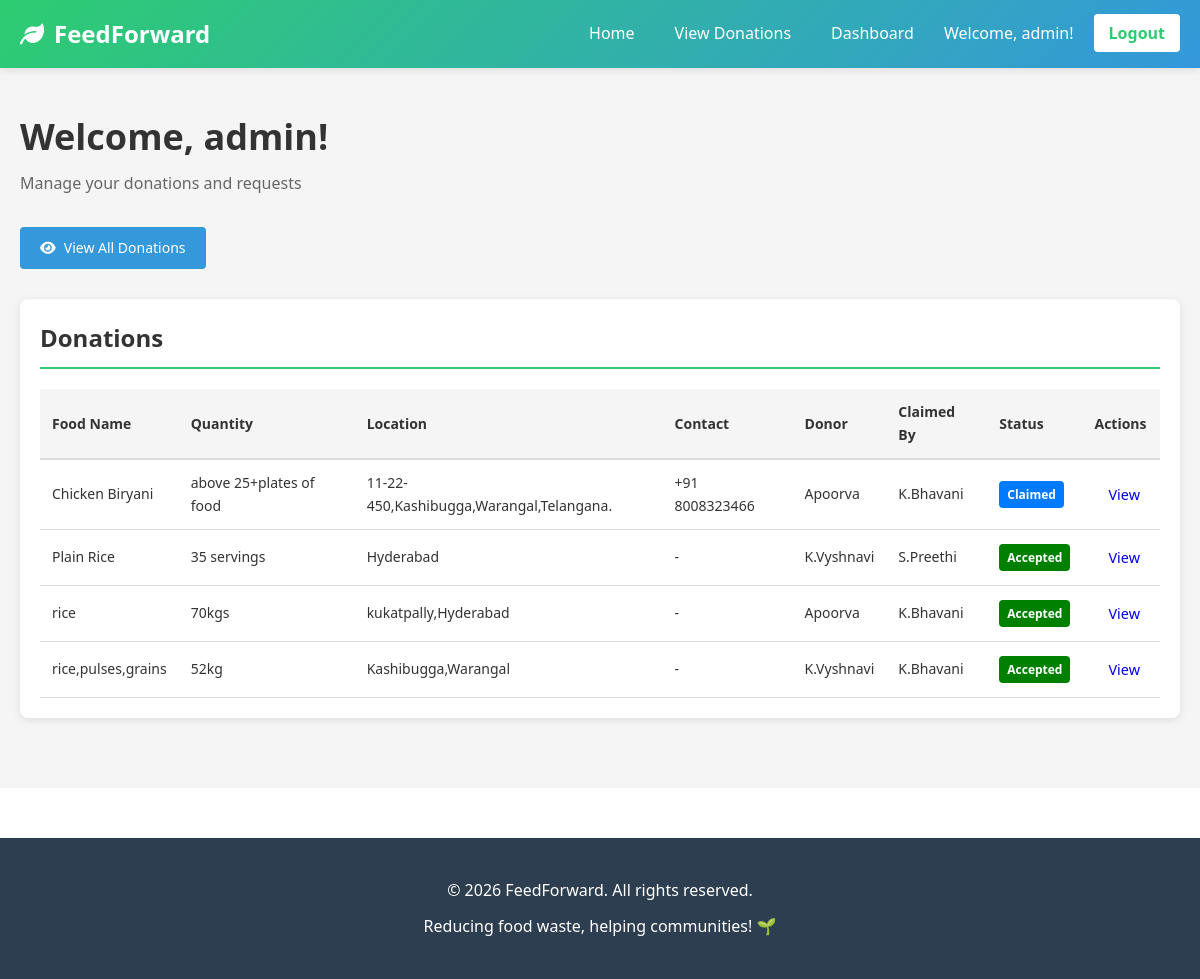
The page /dashboard/ (signed in) on the database its author committed.
### foodapp/models.py (models this page shows, shortened)
class Donation(models.Model):
    STATUS_CHOICES = [
        ('Pending', 'Pending'),
        ('Claimed', 'Claimed'),
        ('Accepted', 'Accepted'),
        ('Completed', 'Completed'),
    ]
    donor = models.ForeignKey(User, on_delete=models.CASCADE, related_name='donations')
    food_name = models.CharField(max_length=200)
    quantity = models.CharField(max_length=100)
    location = models.CharField(max_length=300)
    contact_number = models.CharField(max_length=15, blank=True, null=True)
    description = models.TextField(blank=True)
    status = models.CharField(max_length=20, choices=STATUS_CHOICES, default='Pending')
    claimed_by = models.ForeignKey(User, on_delete=models.SET_NULL, null=True, blank=True, related_name='claimed_donations')
    created_at = models.DateTimeField(auto_now_add=True)
    class Meta:
        ordering = ['-created_at']

### foodapp/views.py (the view)
# urls.py: path('dashboard/', views.dashboard, name='dashboard'),
@login_required(login_url='login')
def dashboard(request):
    user = request.user
    is_donor = DonorProfile.objects.filter(user=user).exists()
    is_ngo = NGOProfile.objects.filter(user=user).exists()
    context = {
        'is_donor': is_donor,
        'is_ngo': is_ngo,
    }
    donations = Donation.objects.all().order_by('-created_at')
    context['donations'] = donations
    if is_donor:
        my_donations = donations.filter(donor=user)
        context['my_donations'] = my_donations
        context['total_donations'] = my_donations.count()
    if is_ngo:
        food_requests = FoodRequest.objects.filter(ngo=user)
        context['food_requests'] = food_requests
        context['total_requests'] = food_requests.count()
    return render(request, 'dashboard.html', context)

### templates/dashboard.html (shortened to what this page needs)
{% extends 'base.html' %}
{% block content %}
<div class="dashboard-container">
    <div class="dashboard-header">
        <h1>Welcome, {{ user.first_name|default:user.username }}!</h1>
        <p>Manage your donations and requests</p>
    </div>
    <div class="action-buttons">
        <a href="{% url 'view_donations' %}" class="btn btn-secondary">
            <i class="fas fa-eye"></i> View All Donations
        </a>
    </div>
    <div class="dashboard-content">
        <section class="dashboard-section">
            <h2>Donations</h2>
            {% if donations %}
                <div class="table-responsive">
                    <table class="data-table">
                        <thead>
                            <tr>
                                <th>Food Name</th>
                                <th>Quantity</th>
                                <th>Location</th>
                                <th>Contact</th>
                                <th>Donor</th>
                                <th>Claimed By</th>
                                <th>Status</th>
                                <th>Actions</th>
                            </tr>
                        </thead>
                        <tbody>
                            {% for donation in donations %}
                                <tr>
                                    <td>{{ donation.food_name }}</td>
                                    <td>{{ donation.quantity }}</td>
                                    <td>{{ donation.location }}</td>
                                    <td>{{ donation.contact_number|default:"-" }}</td>
                                    <td>{{ donation.donor.username }}</td>
                                    <td>{% if donation.claimed_by %}{{ donation.claimed_by.username }}{% else %}-{% endif %}</td>
                                    <td>
                                        <span class="status-badge status-{{ donation.status }}">{{ donation.status }}</span>
                                    </td>
                                    <td>
                                        <a href="{% url 'donation_detail' donation.id %}" class="btn btn-small">View</a>
                                    </td>
                                </tr>
                            {% endfor %}
                        </tbody>
                    </table>
                </div>
            {% else %}
                <p>No donations available.</p>
            {% endif %}
        </section>
    </div>
</div>
{% endblock %}

### templates/base.html (shortened to what this page needs)
<!DOCTYPE html>
<html lang="en">
<head>
    {% load static %}
    <link rel="stylesheet" href="{% static 'css/style.css' %}">
    <link rel="stylesheet" href="https://cdnjs.cloudflare.com/ajax/libs/font-awesome/6.0.0/css/all.min.css">
</head>
<body>
    <nav class="navbar">
        <div class="nav-container">
            <div class="nav-logo">
                <i class="fas fa-leaf"></i> FeedForward
            </div>
            <ul class="nav-menu">
                <li><a href="{% url 'home' %}">Home</a></li>
                <li><a href="{% url 'view_donations' %}">View Donations</a></li>
                {% if user.is_authenticated %}
                    <li><a href="{% url 'dashboard' %}">Dashboard</a></li>
                    <li><span>Welcome, {{ user.username }}!</span></li>
                    <li><a href="{% url 'logout' %}" class="logout-btn">Logout</a></li>
                {% else %}
                    <li><a href="{% url 'login' %}">Login</a></li>
                    <li><a href="{% url 'register' %}" class="register-btn">Register</a></li>
                {% endif %}
            </ul>
        </div>
    </nav>
    <main class="main-content">
        {% block content %}{% endblock %}
    </main>
    <footer class="footer">
        <div class="footer-content">
            <p>&copy; 2026 FeedForward. All rights reserved.</p>
            <p>Reducing food waste, helping communities! 🌱</p>
        </div>
    </footer>
    {% load static %}
</body>
</html>

### static/css/style.css (style rules this page uses)
* { margin: 0; padding: 0; box-sizing: border-box; }
:root { --primary-color: #2ecc71; --secondary-color: #3498db; --danger-color: #e74c3c; --warning-color: #f39c12; --success-color: #27ae60; --text-color: #333; --light-gray: #f5f5f5; --border-color: #ddd; --shadow: 0 2px 8px rgba(0, 0, 0, 0.1); }
body { font-family: 'Segoe UI', Tahoma, Geneva, Verdana, sans-serif; color: var(--text-color); line-height: 1.6; background-color: #fff; }
.navbar { background: linear-gradient(135deg, var(--primary-color), var(--secondary-color)); color: white; padding: 0; box-shadow: var(--shadow); position: sticky; top: 0; z-index: 100; }
.nav-container { max-width: 1200px; margin: 0 auto; display: flex; justify-content: space-between; align-items: center; padding: 15px 20px; }
.nav-logo { font-size: 24px; font-weight: bold; display: flex; align-items: center; gap: 10px; }
.nav-menu { display: flex; list-style: none; gap: 20px; align-items: center; }
.nav-menu a { color: white; text-decoration: none; transition: opacity 0.3s; padding: 5px 10px; }
.register-btn, .logout-btn { background: white; color: var(--primary-color) !important; padding: 8px 15px !important; border-radius: 4px; font-weight: bold; }
.main-content { min-height: calc(100vh - 120px); background: var(--light-gray); padding: 20px 0; }
.btn { display: inline-block; padding: 10px 20px; border-radius: 4px; text-decoration: none; transition: all 0.3s; border: none; cursor: pointer; font-size: 14px; font-weight: 500; }
.btn-secondary { background: var(--secondary-color); color: white; }
.btn-small { padding: 6px 12px; font-size: 12px; }
.status-badge { padding: 6px 12px; border-radius: 20px; font-size: 12px; font-weight: bold; white-space: nowrap; }
.dashboard-container { max-width: 1200px; margin: 0 auto; padding: 20px; }
.dashboard-header { margin-bottom: 30px; }
.dashboard-header h1 { font-size: 36px; margin-bottom: 5px; }
.dashboard-header p { color: #666; font-size: 16px; }
.action-buttons { display: flex; gap: 10px; margin-bottom: 30px; flex-wrap: wrap; }
.action-buttons .btn { display: inline-flex; align-items: center; gap: 8px; }
.dashboard-section { background: white; padding: 20px; border-radius: 8px; margin-bottom: 30px; box-shadow: var(--shadow); }
.dashboard-section h2 { margin-bottom: 20px; font-size: 24px; color: var(--text-color); border-bottom: 2px solid var(--primary-color); padding-bottom: 10px; }
.table-responsive { overflow-x: auto; }
.data-table { width: 100%; border-collapse: collapse; font-size: 14px; }
.data-table thead { background: var(--light-gray); }
.data-table th { padding: 12px; text-align: left; font-weight: 600; color: var(--text-color); border-bottom: 2px solid var(--border-color); }
.data-table td { padding: 12px; border-bottom: 1px solid var(--border-color); }
.footer { background: #2c3e50; color: white; padding: 30px 20px; margin-top: 50px; }
.footer-content { max-width: 1200px; margin: 0 auto; text-align: center; }
.footer-content p { margin: 10px 0; }

### templates/dashboard.html (style rules this page uses)
.status-badge { display:inline-block;padding:4px 8px;border-radius:4px;color:#fff;font-weight:600 }
.status-Claimed { background:#007bff }
.status-Accepted { background:green }
.btn-small { padding:4px 8px;margin-left:6px;font-size:0.9rem }

### rows shown on the page
Donation: food_name "Chicken Biryani", quantity "above 25+plates of food", location "11-22-450,Kashibugga,Warangal,Telangana.", contact_number "+91 8008323466", donor.username "Apoorva", claimed_by.username "K.Bhavani", status "Claimed"
Donation: food_name "Plain Rice", quantity "35 servings", location "Hyderabad", contact_number "-", donor.username "K.Vyshnavi", claimed_by.username "S.Preethi", status "Accepted"
Donation: food_name "rice", quantity "70kgs", location "kukatpally,Hyderabad", contact_number "-", donor.username "Apoorva", claimed_by.username "K.Bhavani", status "Accepted"
Donation: food_name "rice,pulses,grains", quantity "52kg", location "Kashibugga,Warangal", contact_number "-", donor.username "K.Vyshnavi", claimed_by.username "K.Bhavani", status "Accepted"

### other values the page prints
{{ user.username }} "admin"
{{ user.first_name|default:user.username }} "admin"
